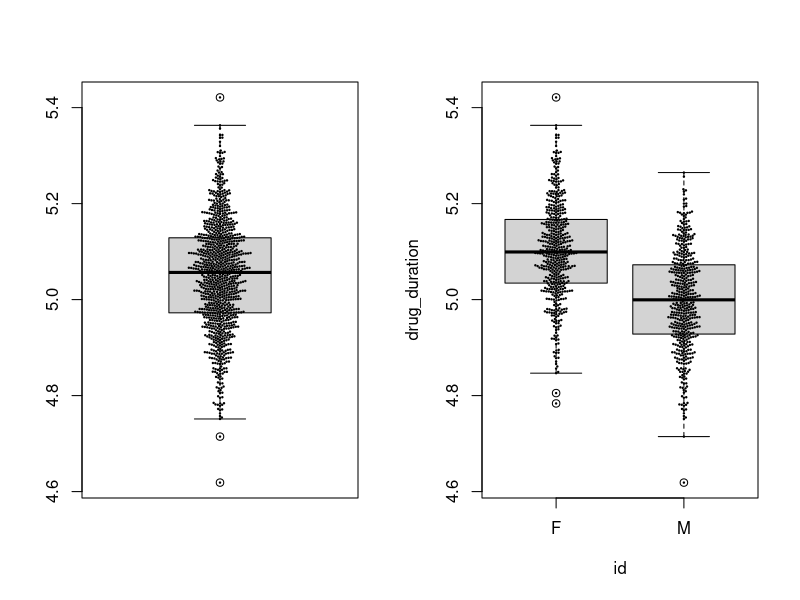

Generate this figure with R:
## ---- chunk 1
    library(beeswarm)
    sex <- (runif(1000)>0.5)*1
    drug_duration <- sex*0.1 + rnorm(1000, 0, 0.1) + 5
    drug_info <- data.frame(cbind(drug_duration,sex))
    drug_info$id <- ifelse(drug_info$sex==0,"M","F")
    par(mfcol=c(1,2))
    boxplot(drug_info$drug_duration)
    beeswarm(drug_duration,add=T, pch=20, cex=0.3)
    boxplot(drug_duration~id,drug_info)
    beeswarm(drug_duration~id,drug_info, add=T, pch=20, cex=0.3)
## ---- chunk 2
    messy_data1_df<-data.frame(treatmenta=c("NA",16,3),treatmentb=c(2,11,1),row.names=c("John Smith","Jane Doe","Mary Johnson"),stringsAsFactors=F)
    knitr::kable(messy_data1_df,format = "markdown", caption="Messy Data")
## ---- chunk 3
    suppressPackageStartupMessages(library(tidyverse))
    tidy_data1_df<-messy_data1_df %>%
                    tibble::rownames_to_column() %>%
                    gather("treatment","value",treatmenta:treatmentb) %>%
                    mutate(treatment=str_replace(treatment,"treatment","")) %>%
                    mutate(value=as.numeric(value))
    knitr::kable(tidy_data1_df,format = "markdown", caption="Tidy Data")
